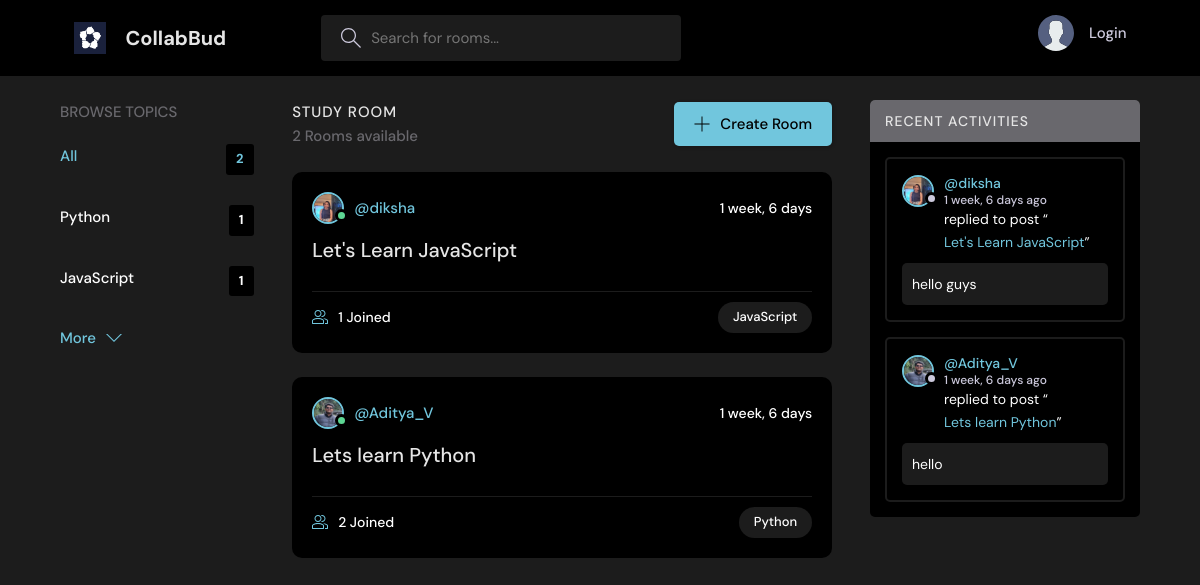
The page / on the database its author committed.
### base/models.py (models this page shows, shortened)
class Topic(models.Model):
    name = models.CharField(max_length=200)

class Room(models.Model):
    host = models.ForeignKey(User,         on_delete=models.SET_NULL, null=True)
    topic = models.ForeignKey(Topic, on_delete=models.SET_NULL, null=True)
    name = models.CharField(max_length=200)
    descriptions = models.TextField(null=True, blank=True)
    participants = models.ManyToManyField(User, related_name='participants', blank=True)
    updated = models.DateTimeField(auto_now=True)
    created = models.DateTimeField(auto_now_add=True)
    class Meta:
        ordering = ['-updated', '-created']
    def __str__(self):
        return self.name

class User(AbstractUser):
    name = models.CharField(max_length=200, null=True)
    email = models.EmailField(null=True,unique=
    True)
    bio = models.TextField(null=True)
    avatar = models.ImageField(null=True, default="avatar.svg")
    USERNAME_FIELD = 'email'
    REQUIRED_FIELDS = []

class Message(models.Model):
    user = models.ForeignKey(User, on_delete=models.CASCADE)
    room = models.ForeignKey(Room, on_delete=models.CASCADE)
    body = models.TextField()
    updated = models.DateTimeField(auto_now=True)
    created = models.DateTimeField(auto_now_add=True)
    class Meta:
        ordering = ['-updated', '-created']

### base/views.py (the view)
# urls.py: path('',views.home, name="home"),
def home(request):
    q = request.GET.get('q') if request.GET.get('q') != None else ''
    rooms = Room.objects.filter(
        Q(topic__name__icontains=q) |
        Q(name__icontains=q) |
        Q(descriptions__icontains=q)
    )
    topics = Topic.objects.all()[0:5]
    room_count = rooms.count()
    room_messages = Message.objects.filter(Q(room__topic__name__icontains=q))
    context = {'rooms':rooms, 'topics':topics, 'room_count':room_count, 'room_messages':room_messages}
    return render(request,'base/home.html',context)

### base/templates/base/home.html (shortened to what this page needs)
{% extends 'main.html' %}
{%block content%}
    <main class="layout layout--3">
      <div class="container">
        {% include 'base/topics_component.html' %}
        <div class="roomList">
          <div class="roomList__header">
            <div>
              <h2>Study Room</h2>
              <p>{{room_count}} Rooms available</p>
            </div>
            <a class="btn btn--main" href="{% url 'create-room' %}">
              <svg version="1.1" xmlns="http://www.w3.org/2000/svg" width="32" height="32" viewBox="0 0 32 32">
                <title>add</title>
                <path
                  d="M16.943 0.943h-1.885v14.115h-14.115v1.885h14.115v14.115h1.885v-14.115h14.115v-1.885h-14.115v-14.115z"
                ></path>
              </svg>
              Create Room
            </a>
          </div>
          {% include 'base/feed_component.html' %}
        </div>
        {% include 'base/activity_component.html'%}
      </div>
    </main>
{%endblock%}

### base/templates/base/topics_component.html
   <div class="topics">
    <div class="topics__header">
      <h2>Browse Topics</h2>
    </div>
    <ul class="topics__list">
      <li>
        <a href="{% url 'home' %}" class="active">All <span>{{topics.count}}</span></a>
      </li>
      {% for topic in topics %}
      <li>
        <a href="{% url 'home' %}?q={{topic.name}}">{{topic.name}} <span>{{topic.room_set.all.count}}</span></a>
      </li>
      {%endfor%}
    </ul>
    <a class="btn btn--link" href="{% url 'topics' %}">
      More
      <svg version="1.1" xmlns="http://www.w3.org/2000/svg" width="32" height="32" viewBox="0 0 32 32">
        <title>chevron-down</title>
        <path d="M16 21l-13-13h-3l16 16 16-16h-3l-13 13z"></path>
      </svg>
    </a>
  </div>

### base/templates/base/feed_component.html (shortened to what this page needs)
{% for room in rooms%}
<div class="roomListRoom">
  <div class="roomListRoom__header">
    <a href="{% url 'user-profile' room.host.id %}" class="roomListRoom__author">
      <div class="avatar avatar--small active">
        <img src="{{room.host.avatar.url}}" />
      </div>
      <span>@{{room.host.username}}</span>
    </a>
    <div class="roomListRoom__actions">
      <span>{{room.created|timesince}}</span>
    </div>
  </div>
  <div class="roomListRoom__content">
    <a href="{% url 'room' room.id %}">{{room.name}}</a>
  </div>
  <div class="roomListRoom__meta">
    <a class="roomListRoom__joined" href="{% url 'room' room.id %}">
      {{room.participants.all.count}} Joined
    </a>
    <p class="roomListRoom__topic">{{room.topic.name}}</p>
  </div>
</div>
{%endfor%}

### base/templates/base/activity_component.html (shortened to what this page needs)
<div class="activities">
  <div class="activities__header">
    <h2>Recent Activities</h2>
  </div>
  {% for message in room_messages %}
  <div class="activities__box">
    <div class="activities__boxHeader roomListRoom__header">
      <a href="{% url 'user-profile' message.user.id  %}" class="roomListRoom__author">
        <div class="avatar avatar--small">
          <img src="{{message.user.avatar.url}}" />
        </div>
        <p>
          @{{message.user.username}}
          <span>{{message.created|timesince}} ago</span>
        </p>
      </a>
    </div>
    <div class="activities__boxContent">
      <p>replied to post “<a href="{% url 'room' message.room.id %}">{{message.room}}</a>”</p>
      <div class="activities__boxRoomContent">
        {{message.body}}
      </div>
    </div>
  </div>
  {% endfor %}
</div>

### rows shown on the page
Topic: name "Python", room_set.all.count "1"
Topic: name "JavaScript", room_set.all.count "1"
Room: host.avatar (picture), host.username "diksha", created "1 week, 6 days", name "Let's Learn JavaScript", participants.all.count "1", topic.name "JavaScript"
Room: host.avatar (picture), host.username "Aditya_V", created "1 week, 6 days", name "Lets learn Python", participants.all.count "2", topic.name "Python"
Message: user.avatar (picture), user.username "diksha", created "1 week, 6 days", room "Let's Learn JavaScript", body "hello guys"
Message: user.avatar (picture), user.username "Aditya_V", created "1 week, 6 days", room "Lets learn Python", body "hello"

### other values the page prints
{{ topics.count }} "2"
{{ room_count }} "2"
